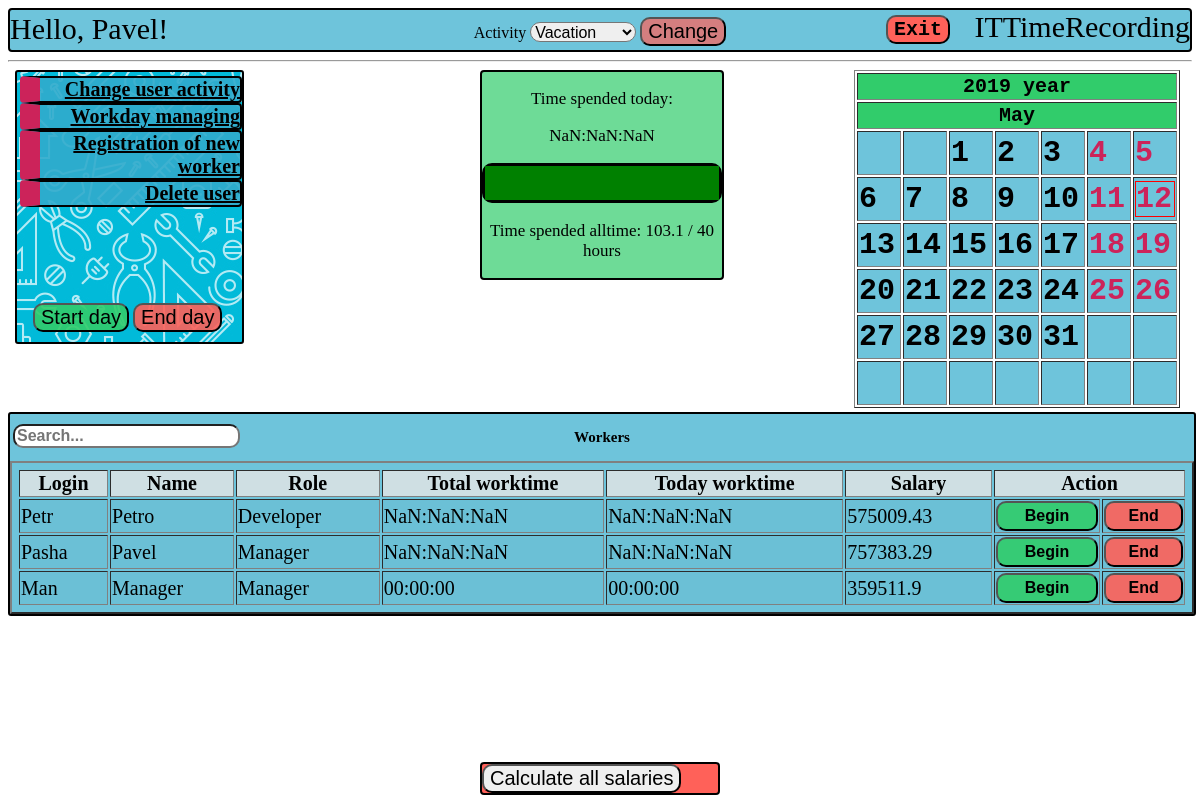
The page /manager/ManageWorkday (signed in) on the database as committed earlier.
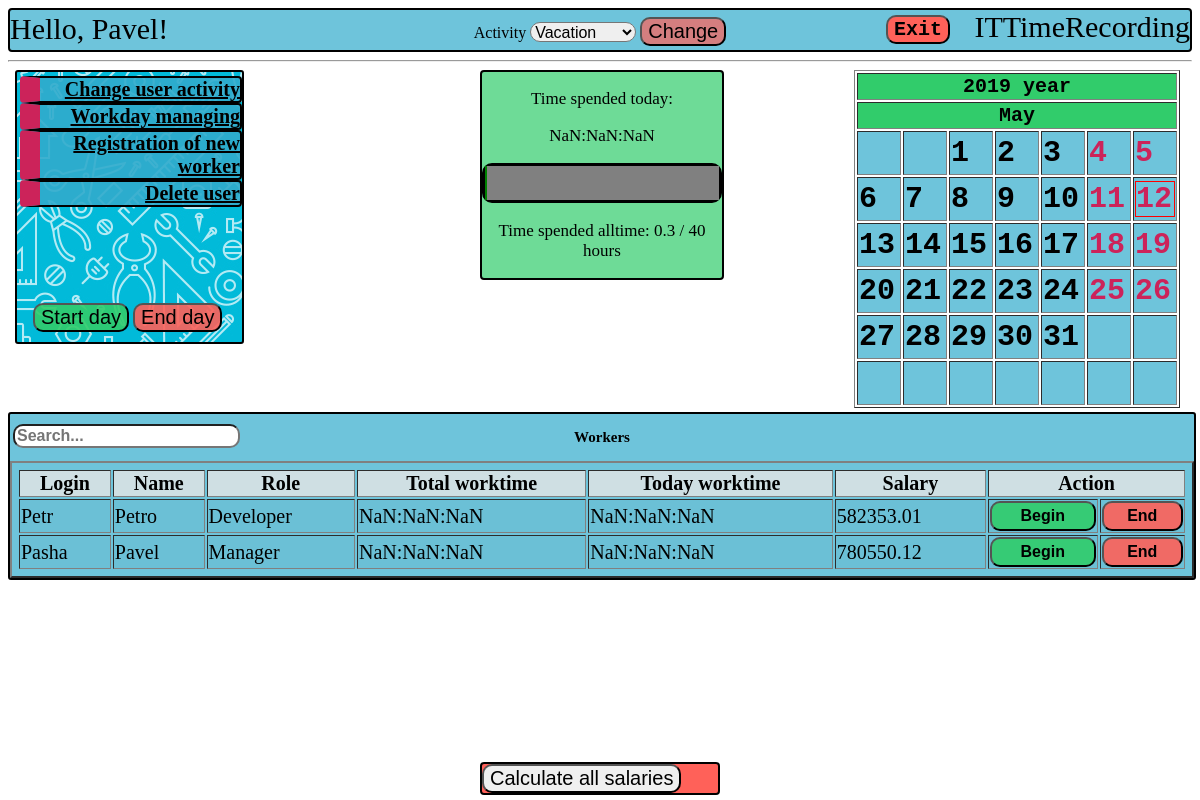
The same page on the database as committed later.
### rec/models.py (models this page shows, shortened)
class User(db.Model):
    __tablename__ = 'USER'
    login = db.Column('LOGIN', db.String(20), primary_key=True)
    password = db.Column('PASSWORD', db.String(20), nullable=False)
    salary = db.Column('SALARY', db.INTEGER)
    worktime = db.Column('WORKTIME', db.INTEGER)
    username = db.Column('USERNAME', db.String(50), nullable=False)
    role = db.Column('ROLE_NAME', db.String(15), nullable=False )
    def fix_time(self, time):
        workday = Workday.query.filter_by(user=self.login, date=datetime.date.today().toordinal()).first()
        if workday and workday.ended == 0:
            workday.time += time
            self.worktime += time
            db.session.commit()

class Manager(User):
    def start_dev_day(self, user, activity):
        target = User.query.filter_by(login=user).first()
        target.start_day(activity)
        db.session.commit()

### rec/tools/Manager/views.py (the view)
@mod.route('/ManageWorkday', methods=['GET', 'POST'])
def ManageWorkday():
    everyone = User.query.all()
    workdays = Workday.query.filter_by(date=date.toordinal())
    workdict = {}
    for workday in workdays:
        workdict[workday.user] = workday
    return render_template("tools/Manager/ManageWorkday.html",
                           user=g.user,
                           menu=menu,
                           date=date,
                           cal=cal,
                           norms=session['normative'],
                           time=Workday.query.filter_by(id=session["workday_id"]).first().time + session['time'],
                           workers = everyone,
                           workdays=workdict)

### rec/models.py (called while the page is built)
def fix_all_func(Quant):
    users = User.query.all()
    for user in users:
        user.fix_time(Quant)

### rec/templates/tools/Manager/ManageWorkday.html (shortened to what this page needs)
{% include "homepage.html" %}
<div class = "usertable">
<p>Workers</p>
<input type = 'text' id = 'search-text' onkeyup='tableSearch()' placeholder="Search...">
<table border="2px" id = 'info-table'>
<tr>
    <th>Login</th>
    <th>Name</th>
    <th>Role</th>
    <th>Total worktime</th>
    <th>Today worktime</th>
    <th>Salary</th>
    <th colspan="2">Action</th>
</tr>
{% for worker in workers %}
<tr>
    <td>{{ worker.login }}</td>
    <td>{{ worker.username }}</td>
    <td>{{ worker.role }}</td>
{% if worker.login in workdays %}
        {% set workertime = workdays[worker.login].time %}
        {% set ended = workdays[worker.login].ended %}
    <td {% if ended == 0 %}class = 'timer'{% endif %}>{{ '%02d'|format((worker.worktime/3600)|int) }}:{{ '%02d'|format((worker.worktime%3600)/60|int) }}:{{ '%02d'|format((worker.worktime%60)|int) }}</td>
    <td {% if ended == 0 %}class = 'timer'{% endif %}>{{'%02d'|format((workertime/3600)|int) }}:{{ '%02d'|format((workertime%3600)/60|int) }}:{{ '%02d'|format((workertime%60)|int)}}</td>
    {% else %}
        <td>00:00:00</td>
        <td>00:00:00</td>
    {% endif %}
    <td>{{ worker.salary | round(2)}}</td>
        <form method="post">
            <td><input type="submit" class="startday" value="Begin" formaction={{ url_for("Manager.begin_day") }}></td>
            <td><input type="submit" class="endday" value="End" formaction={{ url_for("Manager.end_day") }}></td>
        </form>
</tr>
{% endfor %}
</table>
</div>

### rec/templates/homepage.html (shortened to what this page needs)
<!DOCTYPE html>
{% extends "base.html" %}
{% block body %}
    <form class="calc" method="post" action={{ url_for("Manager.calculate_all") }}>
        <input type = 'submit' value="Calculate all salaries">
    </form>
    <body link="black">
    <div class="hello">Hello, {{ user.username }}!</div>
    <div class="back"></div>
    <div class="menu">
    <ul>
    {% set role = user.role %}
    {% for item in menu %}
        <li>
            {% set url = role+"."+item[1] %}
            <a href = {{ url_for(url)}}>{{ item[0] }}</a>
        </li>
    {% endfor %}
    </ul>
    </div>
    <div class="progress_bar">
        <p> Time spended today: </p>
        {% set ended = workdays[user.login].ended %}
        <p {% if ended == 0 %}class="timer"{% endif %}>{{ '%02d'|format((time/3600)|int) }}:{{ '%02d'|format((time%3600)/60|int) }}:{{ '%02d'|format((time%60)|int) }} </p>
        <progress max = {{ norms }} value = {{ (user.worktime/3660 + time/3660)|round(2) }}></progress>
        <p> Time spended alltime: {{ (user.worktime/3600 + time/3660)|round(1)}} / {{ norms | round }} hours</p>
    </div>
    <div class = 'dayman'>
        <form method="post">
        <table>
            <tr>
                <td>
                   <input class="startday" type="submit" value="Start day" formaction={{ url_for("rec.begin_day") }}>
                </td>
                <td>
                    <input class="endday" type="submit" value="End day" formaction={{ url_for("rec.end_day") }}>
                </td>
            </tr>
        </table>
        </form>
    </div>
    {% include "calendar.html" %}
    <div class="activity">
        <form method="post">
            <label for="activity"> Activity </label>
            {% set activity = 'Standart' %}
                {% if user.login in workdays %}
                    {% set activity = workdays[user.login].activity %}
                {% endif %}
                <select name="activity" id="activity">
                    <option value="Vacation" {% if activity == 'Vacation' %} selected="selected" {% endif %}>Vacation</option>
                </select>
            <input type="submit" name="activity" value="Change" formaction='{{ url_for('rec.activity') }}'>
        </form>
    </div>
    <form method="post">
    <input class="exit" type="submit" name="exit" value="Exit" formaction='{{ url_for('rec.exit') }}'>
    </form>
</body>
{% endblock %}

### rec/templates/calendar.html (shortened to what this page needs)
<link rel="stylesheet" href="/static/css/main.css" />
<div class = "calendar">
<form method="post">
{% set months_names = {
        1: 'January', 2: 'February', 3: 'March', 4: 'April',
        5: 'May', 6: 'June', 7: 'July', 8: 'August',
        9: 'September', 10: 'October', 11: 'November', 12: 'December'
    } %}
    <table border="1">
        <tr>
            <th colspan="7">{{ date.year }} year</th>
        </tr>
        <tr>
            <th colspan="7">{{ months_names[date.month] }} </th>
        </tr>
        {% for week in cal %}
            <tr>
                {% for day in week %}
                    <td>
                    {% if  day.date == date.day %}
                        <div class="today">
                    {% endif %}
                    {% if day.form == "Vacancy" %}
                        <div class="vacancy">
                            <div class="date">{{ day.date }}</div>
                        </div>
                    {% endif %}
                    {% if day.form == "Work" %}
                        <div class="workday">
                            <div class="date">{{ day.date }}</div>
                        </div>
                    {% endif %}
                    {% if  day.date == date.day %}
                        </div>
                    {% endif %}
                    </td>
                {% endfor %}
            </tr>
        {% endfor %}
    </table>
</form>
</div>

Rows that differ between the two databases and show on the page:
removed Manager: login "Man", username "Manager", role "Manager", shows "00:00:00", salary "359511.9"
changed Manager "Pasha": WORKTIME 371010 → 981.886 (drawn); (user.worktime/3600+time/3660)|round(1) "103.1" → "0.3"; salary "757383.29" → "780550.12"
changed Manager "Petr": salary "575009.43" → "582353.01"
